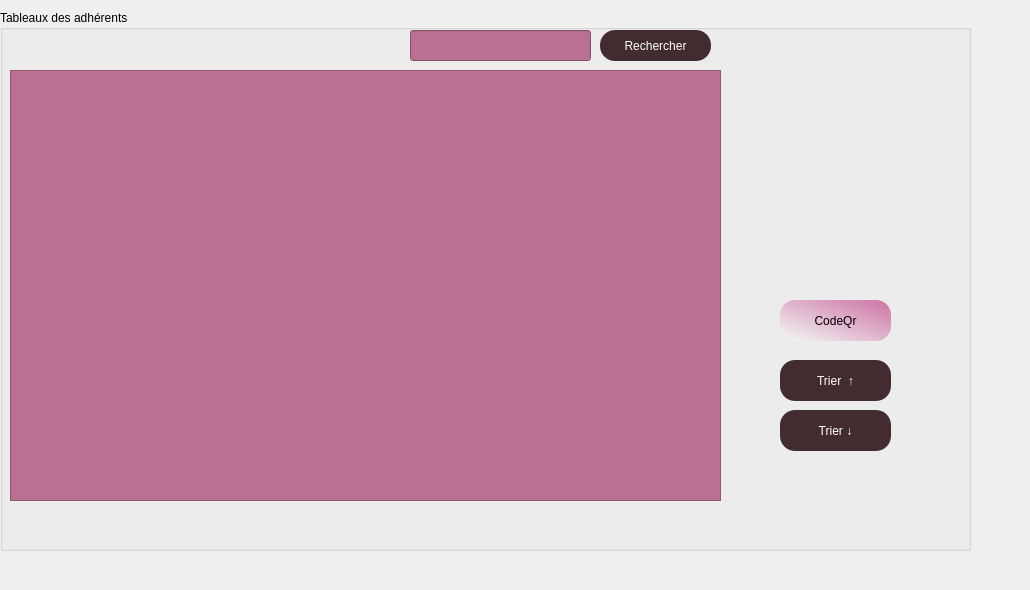
      <widget class="QWidget" name="Liste">
       <attribute name="title">
        <string>Liste</string>
       </attribute>
       <widget class="QLabel" name="label_11">
        <property name="geometry">
         <rect>
          <x>0</x>
          <y>-30</y>
          <width>1021</width>
          <height>581</height>
         </rect>
        </property>
        <property name="minimumSize">
         <size>
          <width>991</width>
          <height>551</height>
         </size>
        </property>
        <property name="text">
         <string/>
        </property>
        <property name="pixmap">
         <pixmap>../other(img)/Teal And Brown Illustrated World Charity Day Poster.png</pixmap>
        </property>
       </widget>
       <widget class="QGroupBox" name="groupBox_9">
        <property name="geometry">
         <rect>
          <x>0</x>
          <y>10</y>
          <width>971</width>
          <height>541</height>
         </rect>
        </property>
        <property name="styleSheet">
         <string notr="true">font: 12pt &quot;Times New Roman&quot;;</string>
        </property>
        <property name="title">
         <string>Tableaux des adhérents</string>
        </property>
        <widget class="QTableView" name="tableView_2">
         <property name="geometry">
          <rect>
           <x>10</x>
           <y>60</y>
           <width>711</width>
           <height>431</height>
          </rect>
         </property>
         <property name="styleSheet">
          <string notr="true">*{background :#ba7191;
font: 12pt &quot;Times New Roman&quot;;
}
</string>
         </property>
        </widget>
        <widget class="QPushButton" name="pushButton_14">
         <property name="geometry">
          <rect>
           <x>780</x>
           <y>350</y>
           <width>111</width>
           <height>41</height>
          </rect>
         </property>
         <property name="styleSheet">
          <string notr="true">#pushButton_14
{
font: 12pt &quot;Times New Roman&quot;;
background:#422c30;
color:white;
border-radius:15px;
}
#pushButton_14::hover
{
font: 12pt &quot;Times New Roman&quot;;
background:brown;
color:white;
border-radius:15px;
}</string>
         </property>
         <property name="text">
          <string>Trier  ↑</string>
         </property>
        </widget>
        <widget class="QPushButton" name="pushButton_15">
         <property name="geometry">
          <rect>
           <x>780</x>
           <y>400</y>
           <width>111</width>
           <height>41</height>
          </rect>
         </property>
         <property name="styleSheet">
          <string notr="true">#pushButton_15
{
font: 12pt &quot;Times New Roman&quot;;
background:#422c30;
color:white;
border-radius:15px;
}
#pushButton_15::hover
{
font: 12pt &quot;Times New Roman&quot;;
background:brown;
color:white;
border-radius:15px;
}</string>
         </property>
         <property name="text">
          <string>Trier ↓</string>
         </property>
        </widget>
        <widget class="QLineEdit" name="lineEdit_23">
         <property name="geometry">
          <rect>
           <x>410</x>
           <y>20</y>
           <width>181</width>
           <height>31</height>
          </rect>
         </property>
         <property name="styleSheet">
          <string notr="true">*{background :#ba7191;
font: 12pt &quot;Times New Roman&quot;;
}
</string>
         </property>
         <property name="text">
          <string/>
         </property>
        </widget>
        <widget class="QPushButton" name="pushButton_8">
         <property name="geometry">
          <rect>
           <x>600</x>
           <y>20</y>
           <width>111</width>
           <height>31</height>
          </rect>
         </property>
         <property name="styleSheet">
          <string notr="true">#pushButton_8
{
font: 12pt &quot;Times New Roman&quot;;
background:#422c30;
color:white;
border-radius:15px;
}
#pushButton_8::hover
{
font: 12pt &quot;Times New Roman&quot;;
background:brown;
color:white;
border-radius:15px;
}</string>
         </property>
         <property name="text">
          <string>Rechercher</string>
         </property>
        </widget>
        <widget class="QPushButton" name="pushButton_9">
         <property name="geometry">
          <rect>
           <x>780</x>
           <y>290</y>
           <width>111</width>
           <height>41</height>
          </rect>
         </property>
         <property name="styleSheet">
          <string notr="true"> *{ background:qlineargradient(spread:pad, x1:0.058, y1:0.948864, x2:1, y2:0, stop:0 rgba(255, 255, 255, 74), stop:1 rgba(204, 114, 163, 255)); 
	font: 12pt &quot;Times New Roman&quot;;border-radius:15px;
}</string>
         </property>
         <property name="text">
          <string>CodeQr</string>
         </property>
        </widget>
        <widget class="QLabel" name="Qrcode">
         <property name="geometry">
          <rect>
           <x>750</x>
           <y>70</y>
           <width>200</width>
           <height>200</height>
          </rect>
         </property>
         <property name="minimumSize">
          <size>
           <width>200</width>
           <height>200</height>
          </size>
         </property>
         <property name="maximumSize">
          <size>
           <width>200</width>
           <height>200</height>
          </size>
         </property>
         <property name="text">
          <string/>
         </property>
        </widget>
       </widget>
      </widget>
